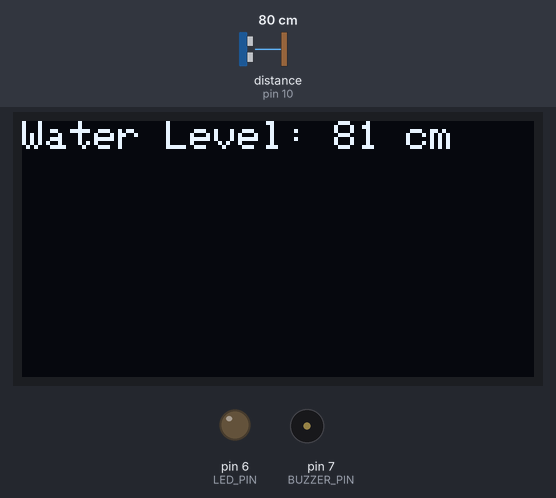
Recording of a sketch running on a simulated Arduino Uno, built with avr-gcc and run on an emulated ATmega328P. Shown: 128×64 one-colour display, output pins drawn as LEDs (lit = HIGH), buzzer (waves = sounding). Inputs (shaded band) come from the test bench; at power-on: distance to the obstacle (sensor on pin 10) 80 cm. The echo pulse lasts 58.3 µs per cm; the display library's start-up logo is not drawn.

Above: at 3.2 s.
3.3 s: distance to the obstacle (sensor on pin 10) set to 12 cm
At 3.8 s:
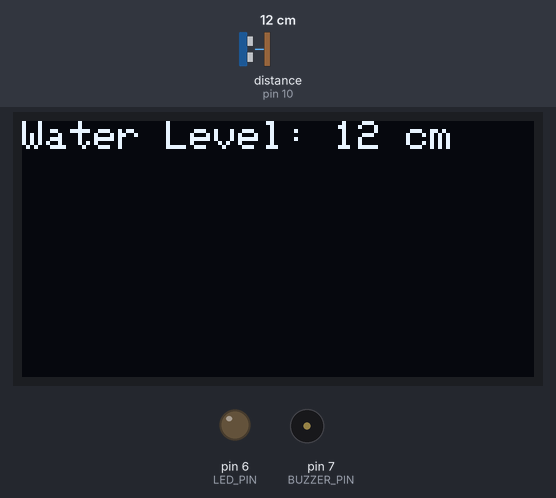
4.8 s: distance to the obstacle (sensor on pin 10) set to 9 cm
At 5.27 s:
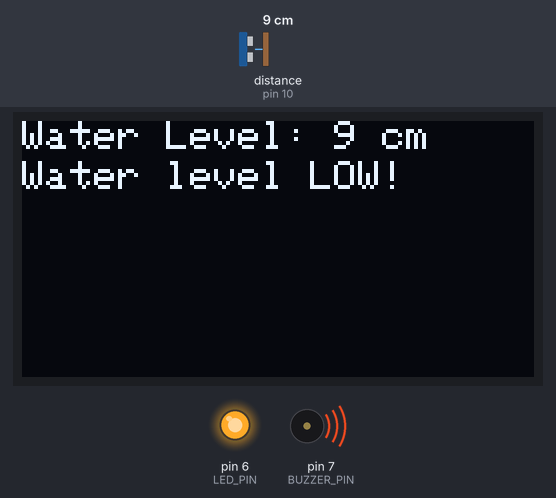
6.8 s: distance to the obstacle (sensor on pin 10) set to 2 cm
8.9 s: distance to the obstacle (sensor on pin 10) set to 18 cm
At 10.2 s:
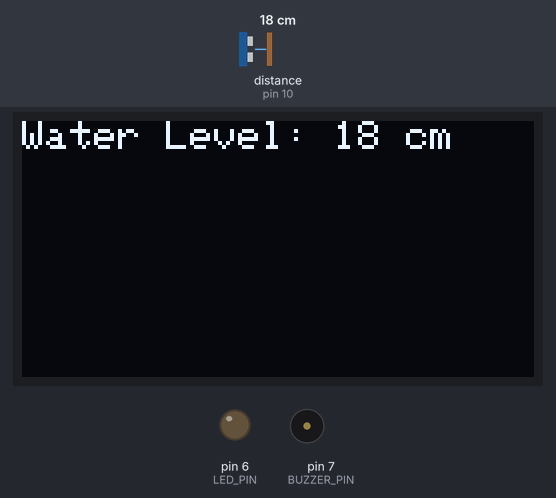
10.6 s: distance to the obstacle (sensor on pin 10) set to 4 cm
At 10.71 s:
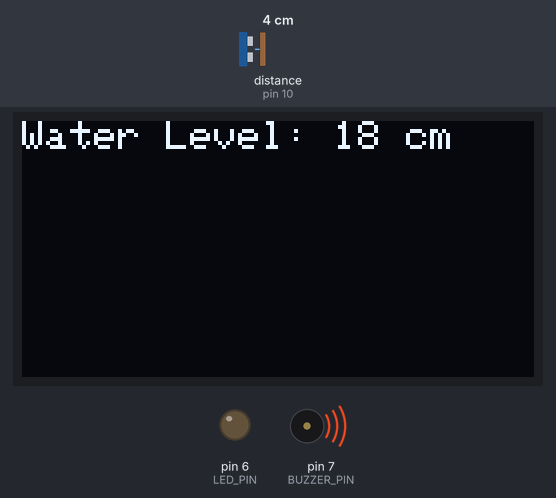
Timing chart, 0 to 13.1 s (numbered marks = the images above; inputs shaded):
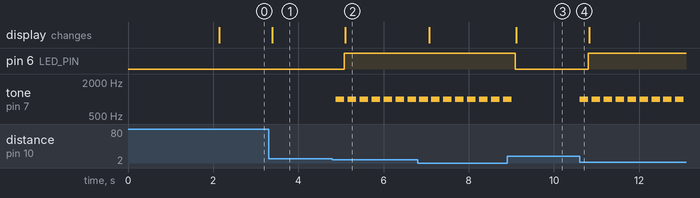

Measured:
- the behaviour switches between 11 and 10 cm on distance to the obstacle (sensor on pin 10) (found by bisection; images 1 and 2)
- after the input at 3.3 s, the display: changes after 0.09 s (image 1)
- after the input at 4.8 s, pin 6 (LED_PIN): LOW → HIGH after 0.28 s; tone on pin 7 (BUZZER_PIN): alternates 1000 Hz for 0.20 s and silent for 0.08 s, starting after 0.08 s; the display: changes after 0.30 s (image 2)
- after the input at 8.9 s, pin 6 (LED_PIN): HIGH → LOW after 0.19 s; tone on pin 7 (BUZZER_PIN): goes on until 9.0 s, then stays silent; the display: changes after 0.21 s (image 3)
- after the input at 10.6 s, pin 6 (LED_PIN): LOW → HIGH after 0.21 s; tone on pin 7 (BUZZER_PIN): alternates 1000 Hz for 0.20 s and silent for 0.08 s, starting at once

The sketch:

Water_Level1.ino
```cpp
#include <Wire.h>
#include <Adafruit_GFX.h>
#include <Adafruit_SSD1306.h>
#include <NewPing.h>
#include <TimerFreeTone.h>

#define OLED_RESET -1
Adafruit_SSD1306 display(OLED_RESET);

#define TRIGGER_PIN 9
#define ECHO_PIN 10
#define MAX_DISTANCE 200 // Maximum distance to measure (in cm)
#define BUZZER_PIN 7
#define LED_PIN 6

NewPing sonar(TRIGGER_PIN, ECHO_PIN, MAX_DISTANCE);

void setup() {
  pinMode(BUZZER_PIN, OUTPUT);
  pinMode(LED_PIN, OUTPUT);
  Serial.begin(9600);
  display.begin(SSD1306_SWITCHCAPVCC, 0x3C); // Initialize with the I2C address of the display
  display.display();
  delay(2000);
  display.clearDisplay();
}

void loop() {
  delay(50);
  unsigned int distance = sonar.ping_cm();

  display.clearDisplay();
  display.setTextSize(1);
  display.setTextColor(WHITE);
  display.setCursor(0, 0);
  display.print("Water Level: ");
  display.print(distance);
  display.print(" cm");

  if (distance <= 10) {  // Low water level
    display.setCursor(0, 10);
    display.print("Water level LOW!");
    TimerFreeTone(BUZZER_PIN, 1000, 200); // Buzzer ON
    digitalWrite(LED_PIN, HIGH); // LED ON
  } else {
    TimerFreeTone(BUZZER_PIN, 0, 0);  // Buzzer OFF
    digitalWrite(LED_PIN, LOW); // LED OFF
  }

  display.display();
}
```
